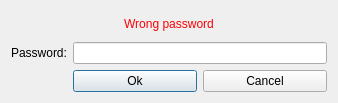
<?xml version="1.0" encoding="UTF-8"?>
<ui version="4.0">
 <class>PasswordDialog</class>
 <widget class="QDialog" name="PasswordDialog">
  <property name="geometry">
   <rect>
    <x>0</x>
    <y>0</y>
    <width>338</width>
    <height>103</height>
   </rect>
  </property>
  <property name="minimumSize">
   <size>
    <width>338</width>
    <height>0</height>
   </size>
  </property>
  <property name="maximumSize">
   <size>
    <width>338</width>
    <height>16777215</height>
   </size>
  </property>
  <property name="windowTitle">
   <string>Enter password</string>
  </property>
  <layout class="QGridLayout" name="gridLayout">
   <item row="1" column="1" colspan="2">
    <widget class="QLineEdit" name="m_passwordEdit">
     <property name="sizePolicy">
      <sizepolicy hsizetype="Expanding" vsizetype="Fixed">
       <horstretch>0</horstretch>
       <verstretch>0</verstretch>
      </sizepolicy>
     </property>
     <property name="echoMode">
      <enum>QLineEdit::Password</enum>
     </property>
    </widget>
   </item>
   <item row="3" column="2">
    <widget class="QPushButton" name="m_cancelButton">
     <property name="text">
      <string>Cancel</string>
     </property>
    </widget>
   </item>
   <item row="1" column="0">
    <widget class="QLabel" name="label">
     <property name="sizePolicy">
      <sizepolicy hsizetype="Maximum" vsizetype="Preferred">
       <horstretch>0</horstretch>
       <verstretch>0</verstretch>
      </sizepolicy>
     </property>
     <property name="text">
      <string>Password:</string>
     </property>
    </widget>
   </item>
   <item row="3" column="1">
    <widget class="QPushButton" name="m_okButton">
     <property name="enabled">
      <bool>true</bool>
     </property>
     <property name="text">
      <string>Ok</string>
     </property>
     <property name="default">
      <bool>true</bool>
     </property>
    </widget>
   </item>
   <item row="0" column="0" colspan="3">
    <widget class="QLabel" name="m_errorLabel">
     <property name="minimumSize">
      <size>
       <width>122</width>
       <height>0</height>
      </size>
     </property>
     <property name="palette">
      <palette>
       <active>
        <colorrole role="WindowText">
         <brush brushstyle="SolidPattern">
          <color alpha="255">
           <red>252</red>
           <green>1</green>
           <blue>7</blue>
          </color>
         </brush>
        </colorrole>
       </active>
       <inactive>
        <colorrole role="WindowText">
         <brush brushstyle="SolidPattern">
          <color alpha="255">
           <red>252</red>
           <green>1</green>
           <blue>7</blue>
          </color>
         </brush>
        </colorrole>
       </inactive>
       <disabled>
        <colorrole role="WindowText">
         <brush brushstyle="SolidPattern">
          <color alpha="255">
           <red>127</red>
           <green>127</green>
           <blue>127</blue>
          </color>
         </brush>
        </colorrole>
       </disabled>
      </palette>
     </property>
     <property name="text">
      <string>Wrong password</string>
     </property>
     <property name="alignment">
      <set>Qt::AlignCenter</set>
     </property>
    </widget>
   </item>
  </layout>
 </widget>
 <resources/>
 <connections>
  <connection>
   <sender>m_okButton</sender>
   <signal>clicked()</signal>
   <receiver>PasswordDialog</receiver>
   <slot>accept()</slot>
   <hints>
    <hint type="sourcelabel">
     <x>142</x>
     <y>84</y>
    </hint>
    <hint type="destinationlabel">
     <x>158</x>
     <y>52</y>
    </hint>
   </hints>
  </connection>
  <connection>
   <sender>m_cancelButton</sender>
   <signal>clicked()</signal>
   <receiver>PasswordDialog</receiver>
   <slot>reject()</slot>
   <hints>
    <hint type="sourcelabel">
     <x>257</x>
     <y>84</y>
    </hint>
    <hint type="destinationlabel">
     <x>158</x>
     <y>52</y>
    </hint>
   </hints>
  </connection>
 </connections>
</ui>
